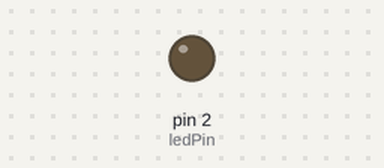
The sketch below on a simulated Arduino Uno, built with avr-gcc and run on an emulated ATmega328P. Parts: output pins drawn as LEDs (lit = HIGH).

Above: at 0.15 s.
At 5.1 s:
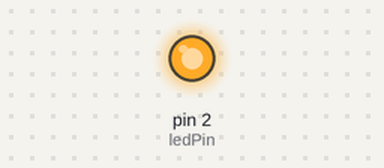
Timing chart, 0 to 7.6 s (numbered marks = the images above):
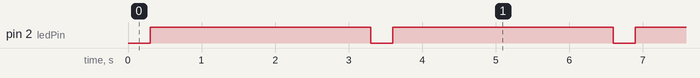

Measured:
- by itself, pin 2 (ledPin): alternates HIGH for 3.0 s and LOW for 0.30 s

The sketch:

blink_onboard_led.ino
```cpp
int ledPin = 2;

void setup() {
  pinMode(ledPin, OUTPUT);
}

void loop() {
  digitalWrite(ledPin, LOW);
  delay(300);
  digitalWrite(ledPin, HIGH);
  delay(3000);
}
```
